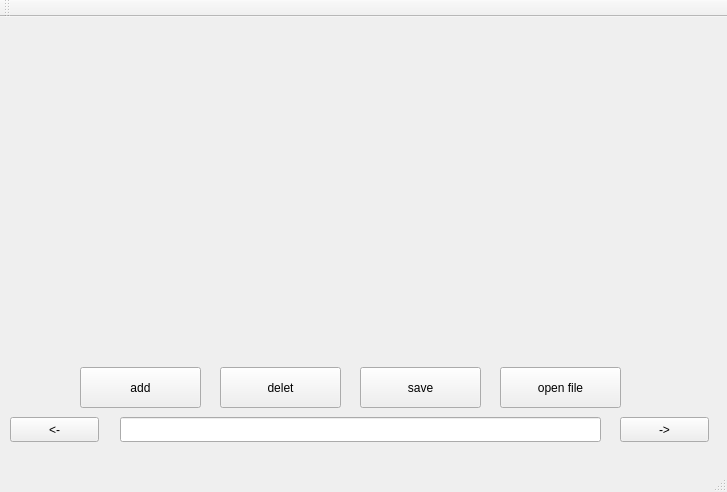
<?xml version="1.0" encoding="UTF-8"?>
<ui version="4.0">
 <class>MainWindow</class>
 <widget class="QMainWindow" name="MainWindow">
  <property name="geometry">
   <rect>
    <x>0</x>
    <y>0</y>
    <width>727</width>
    <height>492</height>
   </rect>
  </property>
  <property name="windowTitle">
   <string>MainWindow</string>
  </property>
  <widget class="QWidget" name="centralWidget">
   <widget class="QLabel" name="picture">
    <property name="geometry">
     <rect>
      <x>6</x>
      <y>6</y>
      <width>481</width>
      <height>311</height>
     </rect>
    </property>
    <property name="text">
     <string/>
    </property>
   </widget>
   <widget class="QPushButton" name="next">
    <property name="geometry">
     <rect>
      <x>620</x>
      <y>400</y>
      <width>89</width>
      <height>25</height>
     </rect>
    </property>
    <property name="text">
     <string>-&gt;</string>
    </property>
   </widget>
   <widget class="QPushButton" name="previous">
    <property name="geometry">
     <rect>
      <x>10</x>
      <y>400</y>
      <width>89</width>
      <height>25</height>
     </rect>
    </property>
    <property name="text">
     <string>&lt;-</string>
    </property>
   </widget>
   <widget class="QPushButton" name="add">
    <property name="geometry">
     <rect>
      <x>80</x>
      <y>350</y>
      <width>121</width>
      <height>41</height>
     </rect>
    </property>
    <property name="text">
     <string>add</string>
    </property>
   </widget>
   <widget class="QPushButton" name="delet">
    <property name="geometry">
     <rect>
      <x>220</x>
      <y>350</y>
      <width>121</width>
      <height>41</height>
     </rect>
    </property>
    <property name="text">
     <string>delet</string>
    </property>
   </widget>
   <widget class="QPushButton" name="save">
    <property name="geometry">
     <rect>
      <x>360</x>
      <y>350</y>
      <width>121</width>
      <height>41</height>
     </rect>
    </property>
    <property name="text">
     <string>save</string>
    </property>
   </widget>
   <widget class="QPushButton" name="open">
    <property name="geometry">
     <rect>
      <x>500</x>
      <y>350</y>
      <width>121</width>
      <height>41</height>
     </rect>
    </property>
    <property name="text">
     <string>open file</string>
    </property>
   </widget>
   <widget class="QLineEdit" name="direction">
    <property name="geometry">
     <rect>
      <x>120</x>
      <y>400</y>
      <width>481</width>
      <height>25</height>
     </rect>
    </property>
   </widget>
   <widget class="QLabel" name="etiqueta">
    <property name="geometry">
     <rect>
      <x>510</x>
      <y>10</y>
      <width>211</width>
      <height>291</height>
     </rect>
    </property>
    <property name="text">
     <string/>
    </property>
   </widget>
  </widget>
  <widget class="QMenuBar" name="menuBar">
   <property name="geometry">
    <rect>
     <x>0</x>
     <y>0</y>
     <width>727</width>
     <height>22</height>
    </rect>
   </property>
  </widget>
  <widget class="QToolBar" name="mainToolBar">
   <attribute name="toolBarArea">
    <enum>TopToolBarArea</enum>
   </attribute>
   <attribute name="toolBarBreak">
    <bool>false</bool>
   </attribute>
  </widget>
  <widget class="QStatusBar" name="statusBar"/>
 </widget>
 <layoutdefault spacing="6" margin="11"/>
 <resources/>
 <connections/>
</ui>
